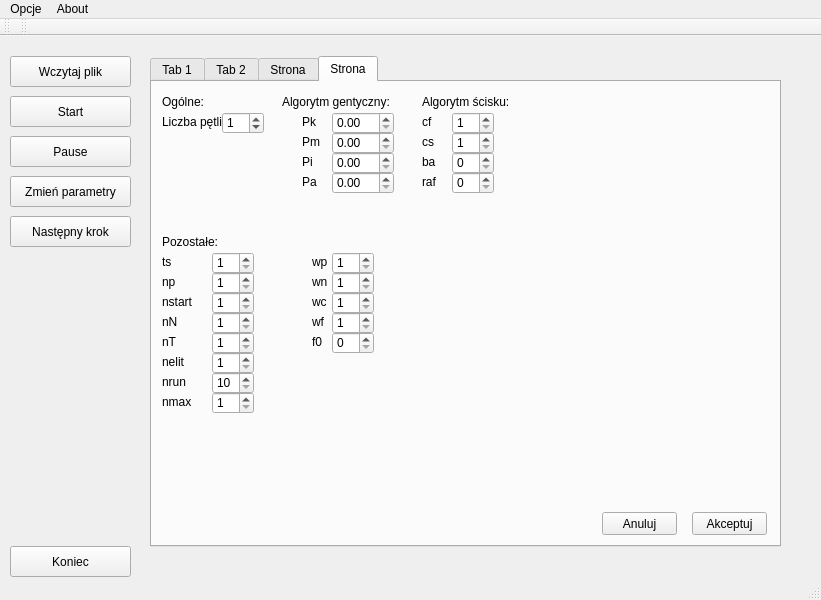
<ui version="4.0" >
 <class>GCS</class>
 <widget class="QMainWindow" name="GCS" >
  <property name="geometry" >
   <rect>
    <x>0</x>
    <y>0</y>
    <width>821</width>
    <height>600</height>
   </rect>
  </property>
  <property name="windowTitle" >
   <string>MainWindow</string>
  </property>
  <widget class="QWidget" name="centralwidget" >
   <property name="geometry" >
    <rect>
     <x>0</x>
     <y>33</y>
     <width>821</width>
     <height>548</height>
    </rect>
   </property>
   <widget class="QTabWidget" name="window_CYK" >
    <property name="geometry" >
     <rect>
      <x>150</x>
      <y>20</y>
      <width>631</width>
      <height>491</height>
     </rect>
    </property>
    <property name="currentIndex" >
     <number>3</number>
    </property>
    <widget class="QWidget" name="tab" >
     <property name="geometry" >
      <rect>
       <x>0</x>
       <y>0</y>
       <width>625</width>
       <height>464</height>
      </rect>
     </property>
     <attribute name="title" >
      <string>Tab 1</string>
     </attribute>
     <widget class="QTextBrowser" name="window_cyk" >
      <property name="geometry" >
       <rect>
        <x>0</x>
        <y>0</y>
        <width>631</width>
        <height>471</height>
       </rect>
      </property>
     </widget>
    </widget>
    <widget class="QWidget" name="tab_2" >
     <property name="geometry" >
      <rect>
       <x>0</x>
       <y>0</y>
       <width>625</width>
       <height>464</height>
      </rect>
     </property>
     <attribute name="title" >
      <string>Tab 2</string>
     </attribute>
     <widget class="QTextBrowser" name="window_grammar" >
      <property name="geometry" >
       <rect>
        <x>0</x>
        <y>0</y>
        <width>631</width>
        <height>471</height>
       </rect>
      </property>
     </widget>
    </widget>
    <widget class="QWidget" name="tab_3" >
     <property name="geometry" >
      <rect>
       <x>0</x>
       <y>0</y>
       <width>625</width>
       <height>464</height>
      </rect>
     </property>
     <attribute name="title" >
      <string>Strona</string>
     </attribute>
     <widget class="QTextBrowser" name="window_file" >
      <property name="geometry" >
       <rect>
        <x>0</x>
        <y>0</y>
        <width>631</width>
        <height>471</height>
       </rect>
      </property>
     </widget>
    </widget>
    <widget class="QWidget" name="tab_4" >
     <property name="geometry" >
      <rect>
       <x>0</x>
       <y>0</y>
       <width>625</width>
       <height>464</height>
      </rect>
     </property>
     <attribute name="title" >
      <string>Strona</string>
     </attribute>
     <widget class="QSpinBox" name="numberOfLoops" >
      <property name="geometry" >
       <rect>
        <x>70</x>
        <y>30</y>
        <width>42</width>
        <height>22</height>
       </rect>
      </property>
      <property name="maximum" >
       <number>10000</number>
      </property>
      <property name="value" >
       <number>1</number>
      </property>
     </widget>
     <widget class="QLabel" name="label" >
      <property name="geometry" >
       <rect>
        <x>10</x>
        <y>30</y>
        <width>61</width>
        <height>20</height>
       </rect>
      </property>
      <property name="text" >
       <string>Liczba pętli</string>
      </property>
     </widget>
     <widget class="QPushButton" name="propertiesAccept" >
      <property name="geometry" >
       <rect>
        <x>540</x>
        <y>430</y>
        <width>75</width>
        <height>23</height>
       </rect>
      </property>
      <property name="text" >
       <string>Akceptuj</string>
      </property>
     </widget>
     <widget class="QPushButton" name="propertiesCancel" >
      <property name="geometry" >
       <rect>
        <x>450</x>
        <y>430</y>
        <width>75</width>
        <height>23</height>
       </rect>
      </property>
      <property name="text" >
       <string>Anuluj</string>
      </property>
     </widget>
     <widget class="QLabel" name="label_2" >
      <property name="geometry" >
       <rect>
        <x>150</x>
        <y>30</y>
        <width>61</width>
        <height>20</height>
       </rect>
      </property>
      <property name="text" >
       <string>Pk</string>
      </property>
     </widget>
     <widget class="QLabel" name="label_3" >
      <property name="geometry" >
       <rect>
        <x>150</x>
        <y>50</y>
        <width>61</width>
        <height>20</height>
       </rect>
      </property>
      <property name="text" >
       <string>Pm</string>
      </property>
     </widget>
     <widget class="QLabel" name="label_4" >
      <property name="geometry" >
       <rect>
        <x>150</x>
        <y>70</y>
        <width>61</width>
        <height>20</height>
       </rect>
      </property>
      <property name="text" >
       <string>Pi</string>
      </property>
     </widget>
     <widget class="QLabel" name="label_5" >
      <property name="geometry" >
       <rect>
        <x>150</x>
        <y>90</y>
        <width>61</width>
        <height>20</height>
       </rect>
      </property>
      <property name="text" >
       <string>Pa</string>
      </property>
     </widget>
     <widget class="QDoubleSpinBox" name="Pk" >
      <property name="geometry" >
       <rect>
        <x>180</x>
        <y>30</y>
        <width>62</width>
        <height>22</height>
       </rect>
      </property>
      <property name="decimals" >
       <number>2</number>
      </property>
      <property name="maximum" >
       <double>1.000000000000000</double>
      </property>
      <property name="singleStep" >
       <double>0.010000000000000</double>
      </property>
      <property name="value" >
       <double>0.000000000000000</double>
      </property>
     </widget>
     <widget class="QDoubleSpinBox" name="Pm" >
      <property name="geometry" >
       <rect>
        <x>180</x>
        <y>50</y>
        <width>62</width>
        <height>22</height>
       </rect>
      </property>
      <property name="maximum" >
       <double>1.000000000000000</double>
      </property>
      <property name="singleStep" >
       <double>0.010000000000000</double>
      </property>
     </widget>
     <widget class="QDoubleSpinBox" name="Pi" >
      <property name="geometry" >
       <rect>
        <x>180</x>
        <y>70</y>
        <width>62</width>
        <height>22</height>
       </rect>
      </property>
      <property name="maximum" >
       <double>1.000000000000000</double>
      </property>
      <property name="singleStep" >
       <double>0.010000000000000</double>
      </property>
     </widget>
     <widget class="QDoubleSpinBox" name="Pa" >
      <property name="geometry" >
       <rect>
        <x>180</x>
        <y>90</y>
        <width>62</width>
        <height>22</height>
       </rect>
      </property>
      <property name="maximum" >
       <double>1.000000000000000</double>
      </property>
      <property name="singleStep" >
       <double>0.010000000000000</double>
      </property>
     </widget>
     <widget class="QLabel" name="label_6" >
      <property name="geometry" >
       <rect>
        <x>10</x>
        <y>10</y>
        <width>61</width>
        <height>20</height>
       </rect>
      </property>
      <property name="text" >
       <string>Ogólne:</string>
      </property>
     </widget>
     <widget class="QLabel" name="label_7" >
      <property name="geometry" >
       <rect>
        <x>130</x>
        <y>10</y>
        <width>111</width>
        <height>20</height>
       </rect>
      </property>
      <property name="text" >
       <string>Algorytm gentyczny:</string>
      </property>
     </widget>
     <widget class="QLabel" name="label_8" >
      <property name="geometry" >
       <rect>
        <x>270</x>
        <y>10</y>
        <width>111</width>
        <height>20</height>
       </rect>
      </property>
      <property name="text" >
       <string>Algorytm ścisku:</string>
      </property>
     </widget>
     <widget class="QLabel" name="label_9" >
      <property name="geometry" >
       <rect>
        <x>270</x>
        <y>30</y>
        <width>61</width>
        <height>20</height>
       </rect>
      </property>
      <property name="text" >
       <string>cf</string>
      </property>
     </widget>
     <widget class="QLabel" name="label_10" >
      <property name="geometry" >
       <rect>
        <x>270</x>
        <y>50</y>
        <width>61</width>
        <height>20</height>
       </rect>
      </property>
      <property name="text" >
       <string>cs</string>
      </property>
     </widget>
     <widget class="QLabel" name="label_11" >
      <property name="geometry" >
       <rect>
        <x>270</x>
        <y>70</y>
        <width>61</width>
        <height>20</height>
       </rect>
      </property>
      <property name="text" >
       <string>ba</string>
      </property>
     </widget>
     <widget class="QLabel" name="label_12" >
      <property name="geometry" >
       <rect>
        <x>270</x>
        <y>90</y>
        <width>61</width>
        <height>20</height>
       </rect>
      </property>
      <property name="text" >
       <string>raf</string>
      </property>
     </widget>
     <widget class="QSpinBox" name="cs" >
      <property name="geometry" >
       <rect>
        <x>300</x>
        <y>50</y>
        <width>42</width>
        <height>22</height>
       </rect>
      </property>
      <property name="minimum" >
       <number>1</number>
      </property>
      <property name="maximum" >
       <number>30</number>
      </property>
     </widget>
     <widget class="QSpinBox" name="cf" >
      <property name="geometry" >
       <rect>
        <x>300</x>
        <y>30</y>
        <width>42</width>
        <height>22</height>
       </rect>
      </property>
      <property name="minimum" >
       <number>1</number>
      </property>
      <property name="maximum" >
       <number>30</number>
      </property>
     </widget>
     <widget class="QSpinBox" name="ba" >
      <property name="geometry" >
       <rect>
        <x>300</x>
        <y>70</y>
        <width>42</width>
        <height>22</height>
       </rect>
      </property>
      <property name="maximum" >
       <number>15</number>
      </property>
     </widget>
     <widget class="QSpinBox" name="raf" >
      <property name="geometry" >
       <rect>
        <x>300</x>
        <y>90</y>
        <width>42</width>
        <height>22</height>
       </rect>
      </property>
      <property name="maximum" >
       <number>15</number>
      </property>
     </widget>
     <widget class="QLabel" name="label_13" >
      <property name="geometry" >
       <rect>
        <x>10</x>
        <y>150</y>
        <width>61</width>
        <height>20</height>
       </rect>
      </property>
      <property name="text" >
       <string>Pozostałe:</string>
      </property>
     </widget>
     <widget class="QLabel" name="label_14" >
      <property name="geometry" >
       <rect>
        <x>10</x>
        <y>170</y>
        <width>61</width>
        <height>20</height>
       </rect>
      </property>
      <property name="text" >
       <string>ts</string>
      </property>
     </widget>
     <widget class="QLabel" name="label_15" >
      <property name="geometry" >
       <rect>
        <x>10</x>
        <y>190</y>
        <width>61</width>
        <height>20</height>
       </rect>
      </property>
      <property name="text" >
       <string>np</string>
      </property>
     </widget>
     <widget class="QLabel" name="label_16" >
      <property name="geometry" >
       <rect>
        <x>10</x>
        <y>210</y>
        <width>61</width>
        <height>20</height>
       </rect>
      </property>
      <property name="text" >
       <string>nstart</string>
      </property>
     </widget>
     <widget class="QLabel" name="label_17" >
      <property name="geometry" >
       <rect>
        <x>10</x>
        <y>230</y>
        <width>61</width>
        <height>20</height>
       </rect>
      </property>
      <property name="text" >
       <string>nN</string>
      </property>
     </widget>
     <widget class="QLabel" name="label_18" >
      <property name="geometry" >
       <rect>
        <x>10</x>
        <y>250</y>
        <width>61</width>
        <height>20</height>
       </rect>
      </property>
      <property name="text" >
       <string>nT</string>
      </property>
     </widget>
     <widget class="QLabel" name="label_19" >
      <property name="geometry" >
       <rect>
        <x>10</x>
        <y>290</y>
        <width>61</width>
        <height>20</height>
       </rect>
      </property>
      <property name="text" >
       <string>nrun</string>
      </property>
     </widget>
     <widget class="QLabel" name="label_20" >
      <property name="geometry" >
       <rect>
        <x>10</x>
        <y>270</y>
        <width>61</width>
        <height>20</height>
       </rect>
      </property>
      <property name="text" >
       <string>nelit</string>
      </property>
     </widget>
     <widget class="QLabel" name="label_21" >
      <property name="geometry" >
       <rect>
        <x>10</x>
        <y>310</y>
        <width>61</width>
        <height>20</height>
       </rect>
      </property>
      <property name="text" >
       <string>nmax</string>
      </property>
     </widget>
     <widget class="QSpinBox" name="ts" >
      <property name="geometry" >
       <rect>
        <x>60</x>
        <y>170</y>
        <width>42</width>
        <height>22</height>
       </rect>
      </property>
      <property name="minimum" >
       <number>1</number>
      </property>
      <property name="maximum" >
       <number>30</number>
      </property>
     </widget>
     <widget class="QSpinBox" name="np" >
      <property name="geometry" >
       <rect>
        <x>60</x>
        <y>190</y>
        <width>42</width>
        <height>22</height>
       </rect>
      </property>
      <property name="minimum" >
       <number>1</number>
      </property>
     </widget>
     <widget class="QSpinBox" name="nstart" >
      <property name="geometry" >
       <rect>
        <x>60</x>
        <y>210</y>
        <width>42</width>
        <height>22</height>
       </rect>
      </property>
      <property name="minimum" >
       <number>1</number>
      </property>
     </widget>
     <widget class="QSpinBox" name="nN" >
      <property name="geometry" >
       <rect>
        <x>60</x>
        <y>230</y>
        <width>42</width>
        <height>22</height>
       </rect>
      </property>
      <property name="minimum" >
       <number>1</number>
      </property>
      <property name="maximum" >
       <number>30</number>
      </property>
     </widget>
     <widget class="QSpinBox" name="nelit" >
      <property name="geometry" >
       <rect>
        <x>60</x>
        <y>270</y>
        <width>42</width>
        <height>22</height>
       </rect>
      </property>
      <property name="minimum" >
       <number>1</number>
      </property>
     </widget>
     <widget class="QSpinBox" name="nT" >
      <property name="geometry" >
       <rect>
        <x>60</x>
        <y>250</y>
        <width>42</width>
        <height>22</height>
       </rect>
      </property>
      <property name="minimum" >
       <number>1</number>
      </property>
     </widget>
     <widget class="QSpinBox" name="nrun" >
      <property name="geometry" >
       <rect>
        <x>60</x>
        <y>290</y>
        <width>42</width>
        <height>22</height>
       </rect>
      </property>
      <property name="minimum" >
       <number>10</number>
      </property>
      <property name="maximum" >
       <number>50</number>
      </property>
     </widget>
     <widget class="QSpinBox" name="nmax" >
      <property name="geometry" >
       <rect>
        <x>60</x>
        <y>310</y>
        <width>42</width>
        <height>22</height>
       </rect>
      </property>
      <property name="minimum" >
       <number>1</number>
      </property>
      <property name="maximum" >
       <number>50000</number>
      </property>
     </widget>
     <widget class="QLabel" name="label_22" >
      <property name="geometry" >
       <rect>
        <x>160</x>
        <y>170</y>
        <width>61</width>
        <height>20</height>
       </rect>
      </property>
      <property name="text" >
       <string>wp</string>
      </property>
     </widget>
     <widget class="QLabel" name="label_23" >
      <property name="geometry" >
       <rect>
        <x>160</x>
        <y>190</y>
        <width>61</width>
        <height>20</height>
       </rect>
      </property>
      <property name="text" >
       <string>wn</string>
      </property>
     </widget>
     <widget class="QLabel" name="label_24" >
      <property name="geometry" >
       <rect>
        <x>160</x>
        <y>210</y>
        <width>61</width>
        <height>20</height>
       </rect>
      </property>
      <property name="text" >
       <string>wc</string>
      </property>
     </widget>
     <widget class="QLabel" name="label_25" >
      <property name="geometry" >
       <rect>
        <x>160</x>
        <y>230</y>
        <width>61</width>
        <height>20</height>
       </rect>
      </property>
      <property name="text" >
       <string>wf</string>
      </property>
     </widget>
     <widget class="QLabel" name="label_26" >
      <property name="geometry" >
       <rect>
        <x>160</x>
        <y>250</y>
        <width>61</width>
        <height>20</height>
       </rect>
      </property>
      <property name="text" >
       <string>f0</string>
      </property>
     </widget>
     <widget class="QSpinBox" name="wp" >
      <property name="geometry" >
       <rect>
        <x>180</x>
        <y>170</y>
        <width>42</width>
        <height>22</height>
       </rect>
      </property>
      <property name="minimum" >
       <number>1</number>
      </property>
      <property name="maximum" >
       <number>20</number>
      </property>
     </widget>
     <widget class="QSpinBox" name="wn" >
      <property name="geometry" >
       <rect>
        <x>180</x>
        <y>190</y>
        <width>42</width>
        <height>22</height>
       </rect>
      </property>
      <property name="minimum" >
       <number>1</number>
      </property>
      <property name="maximum" >
       <number>20</number>
      </property>
     </widget>
     <widget class="QSpinBox" name="wc" >
      <property name="geometry" >
       <rect>
        <x>180</x>
        <y>210</y>
        <width>42</width>
        <height>22</height>
       </rect>
      </property>
      <property name="minimum" >
       <number>1</number>
      </property>
      <property name="maximum" >
       <number>20</number>
      </property>
     </widget>
     <widget class="QSpinBox" name="wf" >
      <property name="geometry" >
       <rect>
        <x>180</x>
        <y>230</y>
        <width>42</width>
        <height>22</height>
       </rect>
      </property>
      <property name="minimum" >
       <number>1</number>
      </property>
      <property name="maximum" >
       <number>15</number>
      </property>
     </widget>
     <widget class="QSpinBox" name="f0" >
      <property name="geometry" >
       <rect>
        <x>180</x>
        <y>250</y>
        <width>42</width>
        <height>22</height>
       </rect>
      </property>
      <property name="maximum" >
       <number>10</number>
      </property>
     </widget>
    </widget>
   </widget>
   <widget class="QPushButton" name="start_GLBS" >
    <property name="geometry" >
     <rect>
      <x>10</x>
      <y>60</y>
      <width>121</width>
      <height>31</height>
     </rect>
    </property>
    <property name="text" >
     <string>Start</string>
    </property>
   </widget>
   <widget class="QPushButton" name="Pause" >
    <property name="geometry" >
     <rect>
      <x>10</x>
      <y>100</y>
      <width>121</width>
      <height>31</height>
     </rect>
    </property>
    <property name="text" >
     <string>Pause</string>
    </property>
   </widget>
   <widget class="QPushButton" name="params" >
    <property name="geometry" >
     <rect>
      <x>10</x>
      <y>140</y>
      <width>121</width>
      <height>31</height>
     </rect>
    </property>
    <property name="text" >
     <string>Zmień parametry</string>
    </property>
   </widget>
   <widget class="QPushButton" name="open_file" >
    <property name="geometry" >
     <rect>
      <x>10</x>
      <y>20</y>
      <width>121</width>
      <height>31</height>
     </rect>
    </property>
    <property name="text" >
     <string>Wczytaj plik</string>
    </property>
   </widget>
   <widget class="QPushButton" name="Koniec" >
    <property name="geometry" >
     <rect>
      <x>10</x>
      <y>510</y>
      <width>121</width>
      <height>31</height>
     </rect>
    </property>
    <property name="text" >
     <string>Koniec</string>
    </property>
   </widget>
   <widget class="QPushButton" name="change_word" >
    <property name="geometry" >
     <rect>
      <x>10</x>
      <y>180</y>
      <width>121</width>
      <height>31</height>
     </rect>
    </property>
    <property name="text" >
     <string>Następny krok</string>
    </property>
   </widget>
  </widget>
  <widget class="QMenuBar" name="menubar" >
   <property name="geometry" >
    <rect>
     <x>0</x>
     <y>0</y>
     <width>821</width>
     <height>21</height>
    </rect>
   </property>
   <widget class="QMenu" name="menuOpcje" >
    <property name="title" >
     <string>Opcje</string>
    </property>
    <addaction name="actionWczytaj_Dane" />
   </widget>
   <widget class="QMenu" name="menuAbout" >
    <property name="title" >
     <string>About</string>
    </property>
   </widget>
   <addaction name="menuOpcje" />
   <addaction name="menuAbout" />
  </widget>
  <widget class="QStatusBar" name="statusbar" >
   <property name="geometry" >
    <rect>
     <x>0</x>
     <y>581</y>
     <width>821</width>
     <height>19</height>
    </rect>
   </property>
  </widget>
  <widget class="QToolBar" name="toolBar" >
   <property name="geometry" >
    <rect>
     <x>0</x>
     <y>21</y>
     <width>12</width>
     <height>12</height>
    </rect>
   </property>
   <property name="windowTitle" >
    <string>toolBar</string>
   </property>
   <attribute name="toolBarArea" >
    <enum>TopToolBarArea</enum>
   </attribute>
   <attribute name="toolBarBreak" >
    <bool>false</bool>
   </attribute>
  </widget>
  <widget class="QToolBar" name="toolBar_2" >
   <property name="geometry" >
    <rect>
     <x>12</x>
     <y>21</y>
     <width>809</width>
     <height>12</height>
    </rect>
   </property>
   <property name="windowTitle" >
    <string>toolBar_2</string>
   </property>
   <attribute name="toolBarArea" >
    <enum>TopToolBarArea</enum>
   </attribute>
   <attribute name="toolBarBreak" >
    <bool>false</bool>
   </attribute>
  </widget>
  <action name="actionWczytaj_Dane" >
   <property name="text" >
    <string>Wczytaj Dane</string>
   </property>
  </action>
 </widget>
 <resources/>
 <connections>
  <connection>
   <sender>Koniec</sender>
   <signal>clicked()</signal>
   <receiver>GCS</receiver>
   <slot>close()</slot>
   <hints>
    <hint type="sourcelabel" >
     <x>66</x>
     <y>550</y>
    </hint>
    <hint type="destinationlabel" >
     <x>174</x>
     <y>547</y>
    </hint>
   </hints>
  </connection>
 </connections>
</ui>
